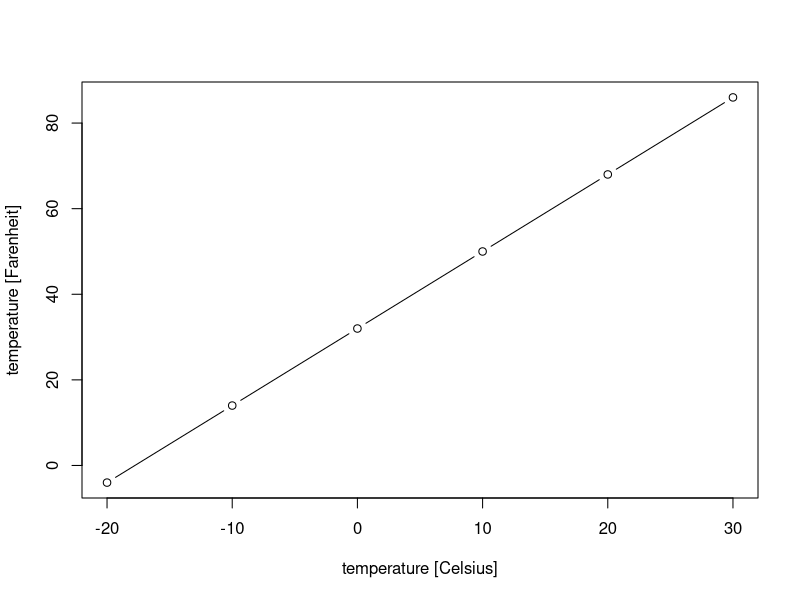
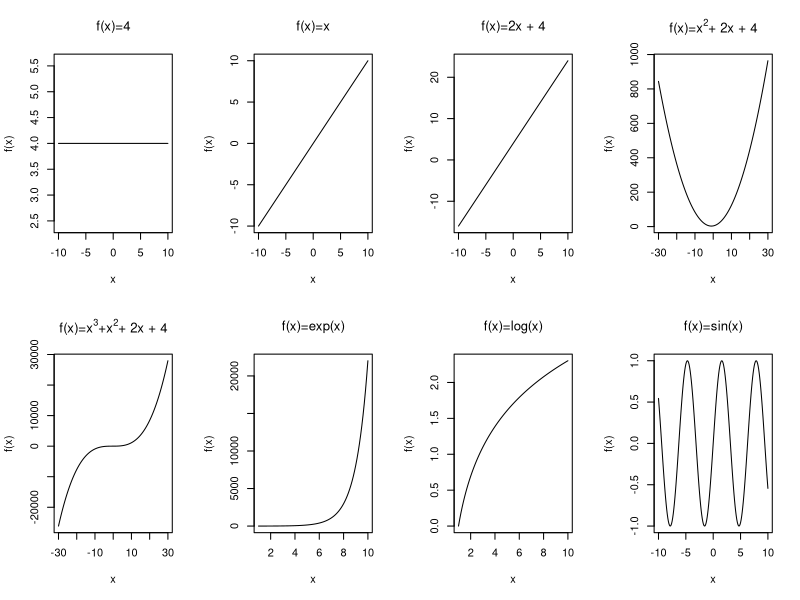

The R source for these figures, in order:
## ---- chunk 1

x <- c(-20, -10, 0, 10, 20, 30)
y <- 1.8*x + 32

temp = data.frame(Celsius = x, Fahrenheit  = y)

knitr::kable(
  temp, booktabs = TRUE,  align = "cc",
  caption = 'A table of the Celsius degrees and their corresponding Fahrenheit degrees')
  
## ---- chunk 2

plot(x, y, xlab="temperature [Celsius]", ylab="temperature [Farenheit]", type="b")

## ---- chunk 3

x = seq(-10, 10, 0.1)

par(mfrow=c(2,4))
plot(x, y=rep(4, length(x)), type="l", xlab="x", ylab="f(x)", main=expression("f(x)=4"))
plot(x, y=x, type="l", xlab="x", ylab="f(x)", main=expression("f(x)=x"))
plot(x, y=2*x + 4, type="l", xlab="x", ylab="f(x)", main=expression("f(x)=2x + 4"))

x = seq(-30, 30, 0.1)
plot(x, y=x^2 + 2*x + 4, type="l", xlab="x", ylab="f(x)", main=expression("f(x)=x"^2*"+ 2x + 4"))
plot(x, y=x^3 + x^2 + 2*x + 4, type="l", xlab="x", ylab="f(x)", main=expression("f(x)=x"^3*"+x"^2*"+ 2x + 4"))
plot(seq(1,10,0.1), y=exp(seq(1,10,0.1)), type="l", xlab="x", ylab="f(x)", main=expression("f(x)=exp(x)"))
plot(seq(1,10,0.1), y=log(seq(1,10,0.1)), type="l", xlab="x", ylab="f(x)", main=expression("f(x)=log(x)"))

x = seq(-10, 10, 0.1)
plot(x, y=sin(x), type="l", xlab="x", ylab="f(x)", main=expression("f(x)=sin(x)"))

